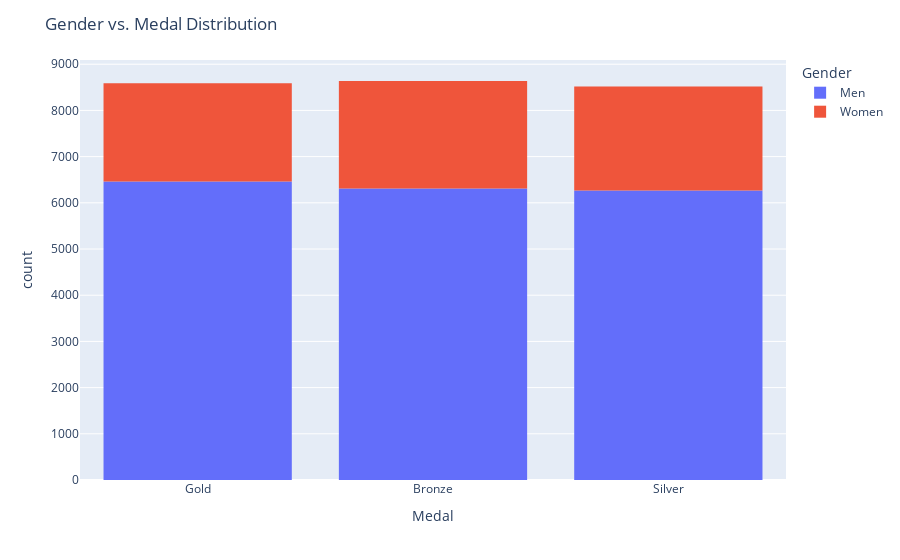

Write notebook code for a chart like this one.
### Markdown cell above
## Gender vs. Medal Distribution

### Code cell
fig4=px.histogram(data_frame=datasetSummer,x="Medal",color="Gender")
fig4.update_layout(title="Gender vs. Medal Distribution")
fig4.show()

### Figure 1 — Plotly figure (JSON) as saved in the notebook; plotly's stock layout.template omitted (floating-point values rounded to 4 significant figures; data arrays with more than 128 entries replaced by an {"elided": "..."} marker saying what was removed)
{"data": [{"alignmentgroup": "True", "bingroup": "x", "hovertemplate": "Gender=Men<br>Medal=%{x}<br>count=%{y}<extra></extra>", "legendgroup": "Men", "marker": {"color": "#636efa"}, "name": "Men", "offsetgroup": "Men", "orientation": "v", "showlegend": true, "type": "histogram", "x": {"elided": "19036 str values"}, "xaxis": "x", "yaxis": "y"}, {"alignmentgroup": "True", "bingroup": "x", "hovertemplate": "Gender=Women<br>Medal=%{x}<br>count=%{y}<extra></extra>", "legendgroup": "Women", "marker": {"color": "#EF553B"}, "name": "Women", "offsetgroup": "Women", "orientation": "v", "showlegend": true, "type": "histogram", "x": {"elided": "6706 str values"}, "xaxis": "x", "yaxis": "y"}], "layout": {"barmode": "relative", "legend": {"title": {"text": "Gender"}, "tracegroupgap": 0}, "margin": {"t": 60}, "title": {"text": "Gender vs. Medal Distribution"}, "xaxis": {"anchor": "y", "domain": [0, 1], "title": {"text": "Medal"}}, "yaxis": {"anchor": "x", "domain": [0, 1], "title": {"text": "count"}}}}
